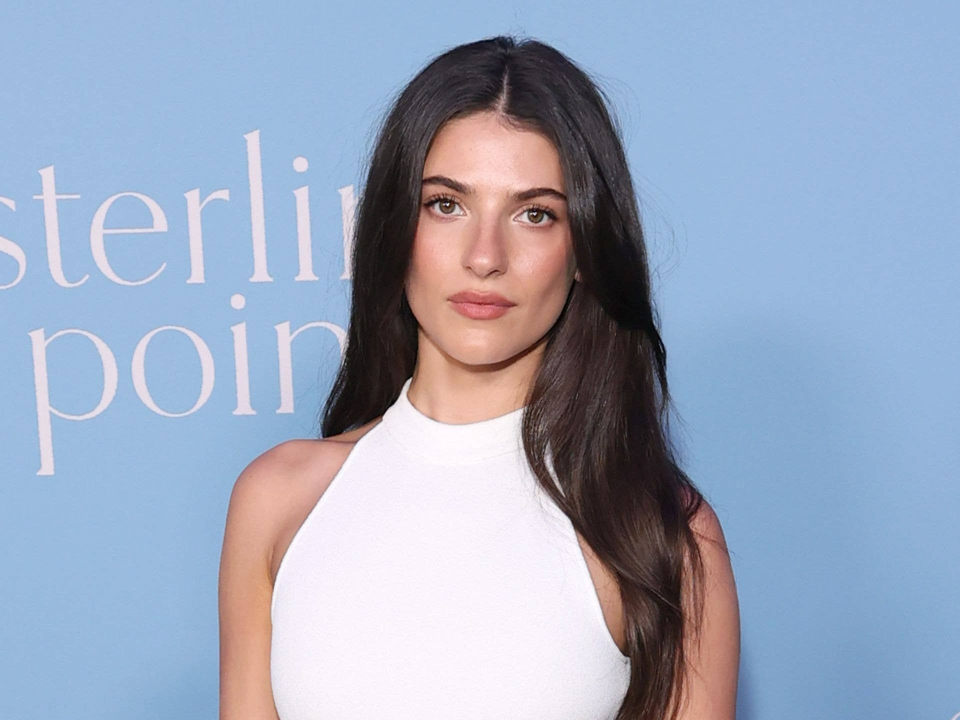
#> input picture lab08/face.jpg, 1920 x 1440 px (shown at 1/2 size)
$ python detect_face.py
#> lines starting #> are read from the running program, lines starting #| are printed output that depends on the picture
"""Lab 8: ONNX face detection and SciPy/Pillow Canny, without OpenCV."""
from pathlib import Path
import json
import numpy as np
from PIL import Image, ImageDraw
from scipy.ndimage import convolve, gaussian_filter

MODEL_PATH = Path(__file__).with_name("version-RFB-320.onnx")


# [34 lines left out: function hard_nms, not called in this run]


def detect_faces(image_path, output_path="output_detected.png", conf_threshold=0.7):
    """Detect faces, draw scored rectangles, and return reproducible metadata."""
#> called with conf_threshold = 0.7
    import onnxruntime as ort
    if not 0 <= conf_threshold <= 1:
        raise ValueError("confidence threshold must be in [0,1]")

    # 1. Keep the original image for annotation, resize only the network input.
    with Image.open(image_path) as source:
#> source is the input picture: PIL image 1920x1440 RGB; mean R, G, B 156, 167.9, 190.3
        image = source.convert("RGB")
    width, height = image.size
#> width = 1920; height = 1440
    resized = image.resize((320, 240), getattr(Image, "Resampling", Image).BILINEAR)
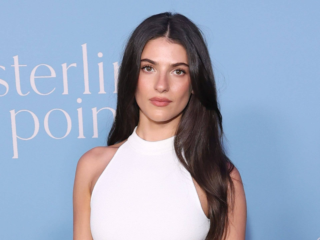
#> resized: PIL image 320x240 RGB; mean R, G, B 156, 167.9, 190.3
    pixels = (np.asarray(resized, dtype=np.float32) - 127.0) / 128.0
    tensor = np.ascontiguousarray(pixels.transpose(2, 0, 1)[None, ...])


    # 2. Request installed providers only. Record actual session providers.
    providers = [p for p in ("CUDAExecutionProvider", "CPUExecutionProvider")
#> (the run stopped early here; a loop or call above may not have finished)
